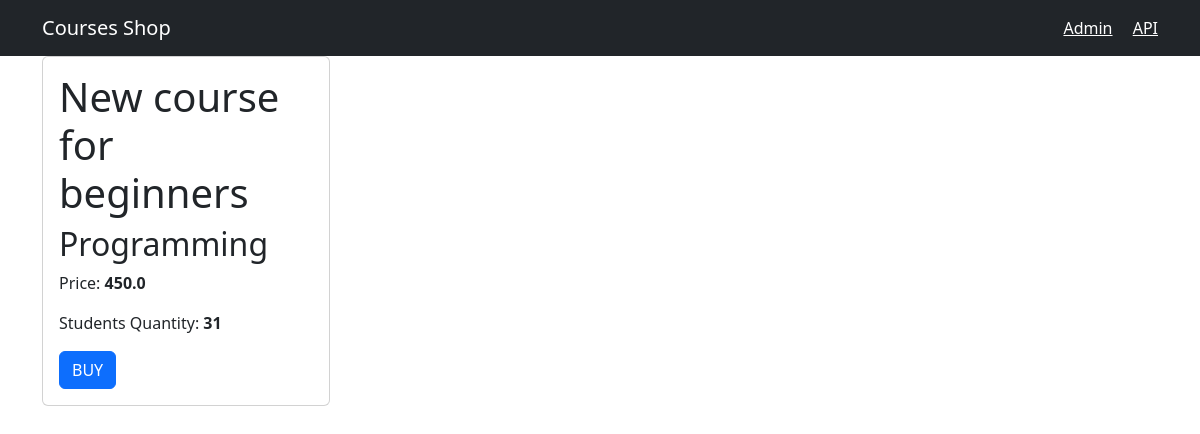
Page /6 on the committed database.
### shop/models.py (models this page shows, shortened)
class Course(models.Model):
    title = models.CharField(max_length=300)
    price = models.FloatField()
    students_qty = models.IntegerField()
    reviews_qty = models.IntegerField()
    category = models.ForeignKey(Category, on_delete=models.CASCADE)
    created_at = models.DateTimeField(default=timezone.now)

class Category(models.Model):
    title = models.CharField(max_length=255)
    created_at = models.DateTimeField(default=timezone.now)
    def __str__(self):
        return self.title

### shop/views.py (the view)
# urls.py: path('<int:course_id>',views.single_course, name = 'single_course')
def single_course(request,course_id):
    course = get_object_or_404(Course,pk=course_id)
    return render(request, 'shop/single_course.html', {'course':course})

### templates/shop/single_course.html (shortened to what this page needs)
{% extends 'base.html' %}
{% block content %}
<div class="card" style="width: 18rem;">
    <div class="card-body">
      <h1 class="card-title">{{ course.title }}</h1>
      <h2 class="card-text">{{ course.category }}</h2>
      <p class="card-text">Price: <b>{{ course.price }}</b></p>
      <p class="card-text">Students Quantity: <b>{{course.students_qty}}</b></p>
      <a href="#" class="btn btn-primary">BUY</a>
    </div>
  </div>
{%endblock%}

### rows in the picture
Course: title "New course for beginners", category "Programming", price "450.0", students_qty "31"
